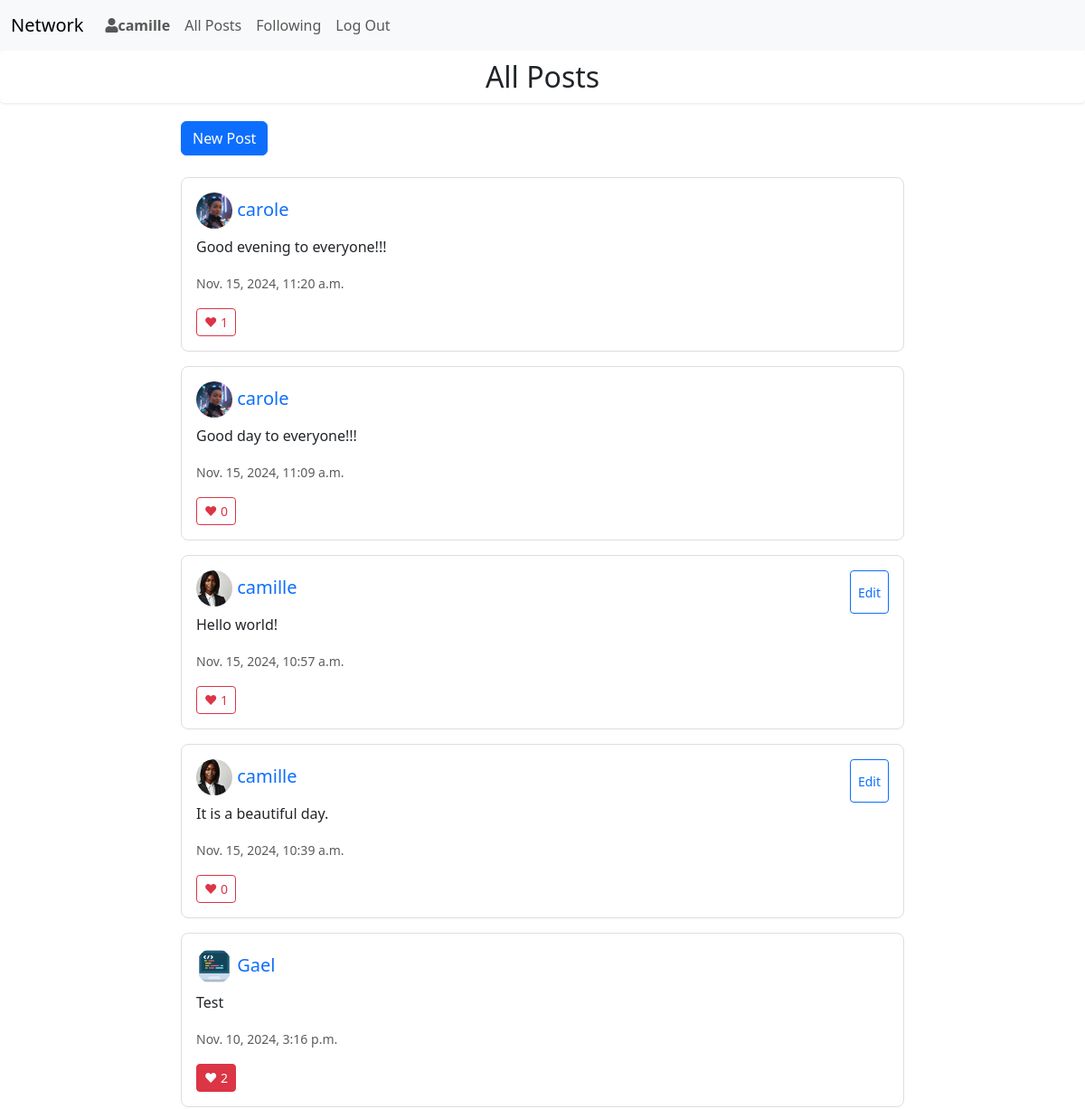
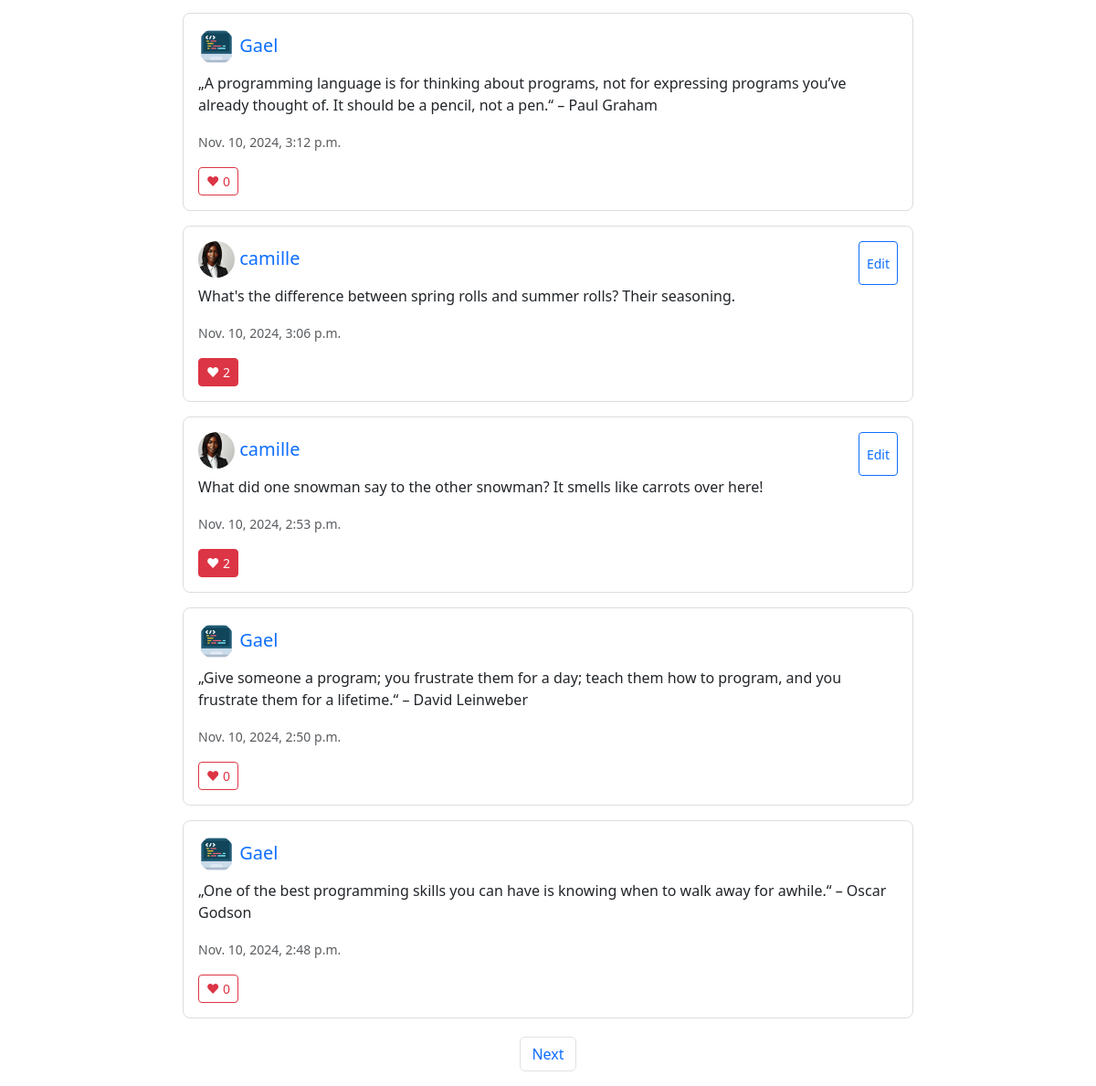
/ (signed in), run on the app's committed database (2 pictures, top to bottom).
### network/models.py (models this page shows, shortened)
class User(AbstractUser):
    followers = models.ManyToManyField('self', symmetrical=False, related_name='following')

class Post(models.Model):
    user = models.ForeignKey(User, on_delete=models.CASCADE, related_name="posts")
    content = models.TextField()
    created_at = models.DateTimeField(auto_now_add=True)
    updated_at = models.DateTimeField(auto_now=True)
    likes = models.ManyToManyField(User, related_name="liked_posts", blank=True)

class Profile(models.Model):
    user = models.OneToOneField(User, on_delete=models.CASCADE, related_name='profile')
    image = models.ImageField(upload_to='profile_pics/', default='profile_pics/default.jpg', blank=True)
    bio = models.TextField(max_length=500, blank=True)

### network/views.py (the view)
# urls.py: path("", views.index, name="index"),
def index(request):
    posts = Post.objects.all().order_by('-created_at')
    paginator = Paginator(posts, 10)
    page_number = request.GET.get('page')
    page_obj = paginator.get_page(page_number)
    return render(request, "network/index.html", {
        "page_obj": page_obj
    })

### network/templates/network/index.html (shortened to what this page needs)
{% extends "network/layout.html" %}
{% load static %}
{% block body %}
<h2 class="stat-box">All Posts</h2>
    {% if user.is_authenticated %}
        <div class="new-post-button mb-4">
            <a href="{% url 'new_post' %}" class="btn btn-primary">New Post</a>
        </div>
    {% endif %}
    <div class="posts-container">
        {% for post in page_obj %}
            <div class="card mb-3 post" data-post-id="{{ post.id }}">
                <div class="card-body">
                    <div class="d-flex justify-content-between">
                        <h5 class="card-title">
                            <a href="{% url 'profile' post.user.username %}" class="text-decoration-none">
                                {% if post.user.profile.image and post.user.profile.image.url %}
                                    <img src="{{ post.user.profile.image.url }}"
                                         class="rounded-circle profile-pic mr-2"
                                         alt="Profile Picture"
                                         onerror="this.src=`{% static 'network/default.jpg' %}`">
                                {% else %}
                                    <img src="{% static 'network/default.jpg' %}"
                                         class="rounded-circle profile-pic mr-2"
                                         alt="Default Profile Picture">
                                {% endif %}
                                {{ post.user.username }}
                            </a>
                        </h5>
                        {% if user == post.user %}
                            <button class="btn btn-sm btn-outline-primary edit-btn">Edit</button>
                        {% endif %}
                    </div>
                    <p class="card-text content">{{ post.content }}</p>
                    <p class="card-text"><small class="text-muted">{{ post.created_at }}</small></p>
                    <div class="like-section">
                        <button class="btn btn-sm {% if post in user.liked_posts.all %}btn-danger{% else %}btn-outline-danger{% endif %} like-btn"
                        data-post-id="{{ post.id }}">
                        ❤ <span class="like-count">{{ post.likes.count }}</span>
                        </button>
                    </div>
                </div>
            </div>
        {% empty %}
            <p>There are no posts yet.</p>
        {% endfor %}
    </div>
    {% if page_obj.paginator.num_pages > 1 %}
    <nav aria-label="Page navigation">
        <ul class="pagination justify-content-center">
            {% if page_obj.has_next %}
                <li class="page-item">
                    <a class="page-link" href="?page={{ page_obj.next_page_number }}">Next</a>
                </li>
            {% endif %}
        </ul>
    </nav>
    {% endif %}
{% endblock %}

### network/templates/network/layout.html (shortened to what this page needs)
{% load static %}
<!DOCTYPE html>
<html lang="en">
    <head>
        <link href="https://cdn.jsdelivr.net/npm/bootstrap@5.3.3/dist/css/bootstrap.min.css" rel="stylesheet">
        <link href="{% static 'network/styles.css' %}" rel="stylesheet">
        <link rel="stylesheet" href="https://cdnjs.cloudflare.com/ajax/libs/font-awesome/5.15.4/css/all.min.css">
    </head>
    <body>
        <nav class="navbar navbar-expand-lg navbar-light bg-light">
            <div class="container-fluid">
            <a class="navbar-brand" href="{% url 'index' %}">Network</a>
            <div class="collapse navbar-collapse" id="navbarTogglerDemo02">
              <ul class="navbar-nav mr-auto mb-2 mb-lg-0">
                {% if user.is_authenticated %}
                    <li class="nav-item">
                        <a class="nav-link" href="{% url 'profile' user.username %}"><i class="fas fa-user"></i><strong>{{ user.username }}</strong></a>
                    </li>
                {% endif %}
                <li class="nav-item">
                  <a class="nav-link" href="{% url 'index' %}">All Posts</a>
                </li>
                {% if user.is_authenticated %}
                    <li class="nav-item">
                        <a class="nav-link" href="{% url 'following' %}">Following</a>
                    </li>
                {% endif %}
                </ul>
                <ul class="nav navbar-nav navbar-right">
                    {% if user.is_authenticated %}
                        <li class="nav-item">
                            <a class="nav-link" href="{% url 'logout' %}">Log Out</a>
                        </li>
                    {% endif %}
                </ul>
            </div>
        </div>
    </nav>
        <div class="body">
            {% block body %}
            {% endblock %}
        </div>
    </body>
</html>

### network/static/network/styles.css (style rules this page uses)
.profile-pic { width: 40px; height: 40px; object-fit: cover; }
.post { border: 1px solid #ddd; border-radius: 8px; transition: box-shadow 0.3s ease; }
.like-btn { transition: all 0.2s ease; }
.posts-container { max-width: 800px; margin: 0 auto; }
.new-post-button { max-width: 800px; margin: 20px auto; }
.pagination { margin-top: 20px; }
.stat-box { text-align: center; padding: 10px; background-color: white; border-radius: 5px; box-shadow: 0 1px 3px rgba(0,0,0,0.1); }

### data on the page
User: username "camille"
Post: user.username "carole", content "Good evening to everyone!!!", created_at "Nov. 15, 2024, 11:20 a.m.", likes.count "1"
Post: user.username "carole", content "Good day to everyone!!!", created_at "Nov. 15, 2024, 11:09 a.m.", likes.count "0"
Post: user.profile.image (picture), user.username "camille", shows "Edit", content "Hello world!", created_at "Nov. 15, 2024, 10:57 a.m.", likes.count "1"
Post: user.profile.image (picture), user.username "camille", shows "Edit", content "It is a beautiful day.", created_at "Nov. 15, 2024, 10:39 a.m.", likes.count "0"
Post: user.profile.image (picture), user.username "Gael", content "Test", created_at "Nov. 10, 2024, 3:16 p.m.", likes.count "2"
Post: user.profile.image (picture), user.username "Gael", content "„A programming language is for thinking about programs, not for expressing programs you’ve already thought of. It should be a pencil, not a pen.“ – Paul Graham", created_at "Nov. 10, 2024, 3:12 p.m.", likes.count "0"
Post: user.profile.image (picture), user.username "camille", shows "Edit", content "What's the difference between spring rolls and summer rolls? Their seasoning.", created_at "Nov. 10, 2024, 3:06 p.m.", likes.count "2"
Post: user.profile.image (picture), user.username "camille", shows "Edit", content "What did one snowman say to the other snowman? It smells like carrots over here!", created_at "Nov. 10, 2024, 2:53 p.m.", likes.count "2"
Post: user.profile.image (picture), user.username "Gael", content "„Give someone a program; you frustrate them for a day; teach them how to program, and you frustrate them for a lifetime.“ – David Leinweber", created_at "Nov. 10, 2024, 2:50 p.m.", likes.count "0"
Post: user.profile.image (picture), user.username "Gael", content "„One of the best programming skills you can have is knowing when to walk away for awhile.“ – Oscar Godson", created_at "Nov. 10, 2024, 2:48 p.m.", likes.count "0"
